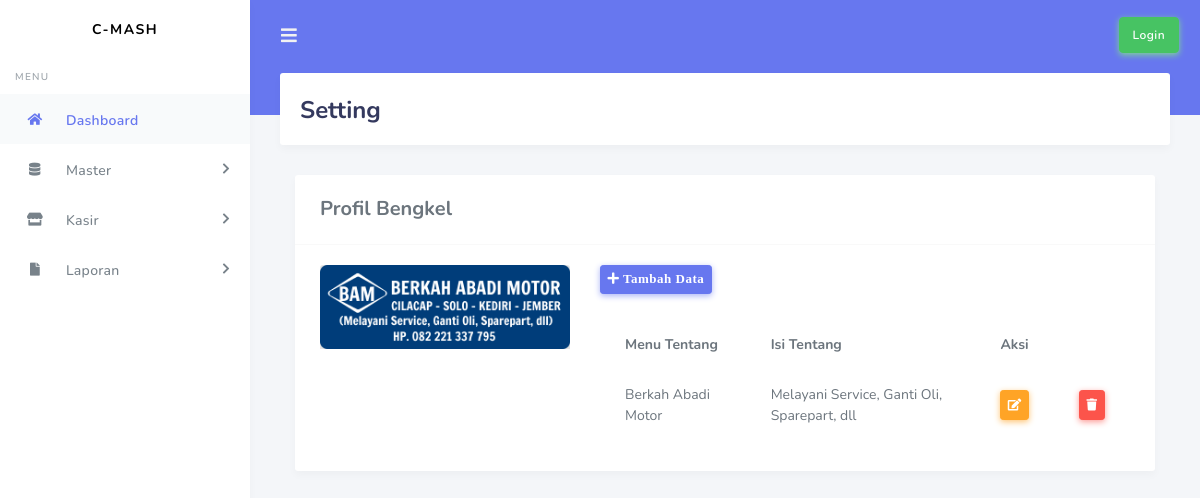
The app's page /index.php/tentang with its own data.
### tables this page shows
CREATE TABLE `tb_tentang` (
  `idTentang` int NOT NULL,
  `menuTentang` varchar(50) NOT NULL,
  `deskripsi` varchar(100) NOT NULL
);

### application/controllers/Tentang.php (called while the page is built, shortened)
<?php
class Tentang extends CI_Controller
{
	public function __construct()
	{
			$this->load->model('ModelTentang');
	}
	public function index()
	{
		$data['tentang'] = $this->ModelTentang->showData()->result();
		$this->load->view("layout/templateAdmin");
		$this->load->view("admin/setting", $data);
	}
}

### index.php (called while the page is built, shortened)
<?php
require_once BASEPATH.'core/CodeIgniter.php';

### application/models/ModelTentang.php (called while the page is built, shortened)
<?php
class ModelTentang extends CI_Model
{
	public function showData()
	{
		return $this->db->get('tb_tentang');
	}
}

### application/views/admin/setting.php (the view, shortened to what this page needs)
<div class="main-content">
	<div class="container">
			<div class="row justify-content-center">
		<section class="section">
			<div class="section-header">
				<h1>Setting</h1>
			</div>
			<div class="section-body">
				<div class="container-fluid">
					<div class="card">
						<h5 class="card-header">Profil Bengkel</h5>
						<div class="card-body">
							<div class="row">
								<div class="col-md-4">
									<img src="<?php echo base_url('/assets/img/bengkel1.png') ?>" alt="" class="card-img-top">
								</div>
								<div class="col-md-8">
									<a href="<?php echo base_url().'Tentang/add'?>" class="btn btn-sm btn-primary"><i class="fas fa-plus fa-sm"> Tambah Data</i></a>
									<br>
									<br>
									<table class="table">
										<tr>
											<th>Menu Tentang</th>
											<th>Isi Tentang</th>
											<th colspan="3">Aksi</th>
										</tr>
										<?php foreach ($tentang as $ttg) : ?>
											<tr>
												<td><?php echo $ttg->menuTentang ?></td>
												<td><?php echo $ttg->deskripsi ?></td>
												<td><?php echo anchor('Tentang/edit/' . $ttg->idTentang, ' <div class="btn btn-warning btn-sm"><i class="fa fa-edit"></i></div>') ?></td>
												<td><?php echo anchor('Tentang/delete/' . $ttg->idTentang, '<div class="btn btn-danger btn-sm"><i class="fa fa-trash"></i></div>') ?></td>
											</tr>
										<?php endforeach; ?>
								</div>
							</div>
						</div>
					</div>
				</div>
			</div>
		</section>
	</div>
</div>

### records on screen
tb_tentang: menuTentang "Berkah Abadi Motor", deskripsi "Melayani Service, Ganti Oli, Sparepart, dll"
